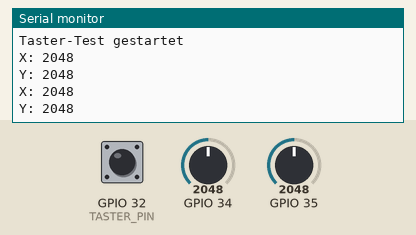
Bench run of a sketch on a simulated ESP32. Parts: the last lines printed to the serial monitor. The inputs (shaded band) are chosen by the test bench; at power-on: GPIO 32 (TASTER_PIN) HIGH, GPIO 34 = 2048, GPIO 35 = 2048.

Above: at 1.2 s.
1.3 s: GPIO 32 (TASTER_PIN) pulled LOW for 0.15 s
2.9 s: GPIO 32 (TASTER_PIN) pulled LOW for 3.2 s
At 4.01 s:
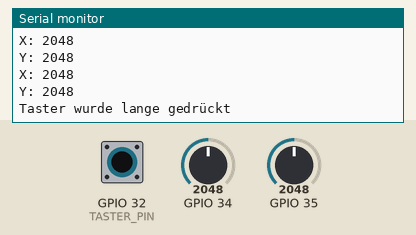
7.6 s: GPIO 34 set to 2866
At 8.4 s:
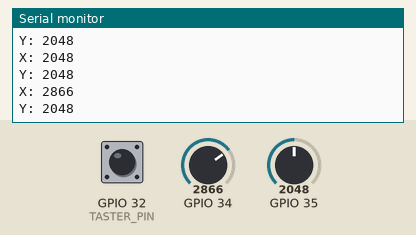
9.1 s: GPIO 35 set to 2866
At 9.9 s:
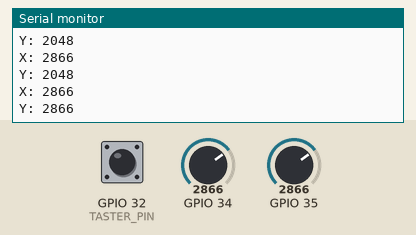
10.6 s: GPIO 34 set to 3603
At 10.6 s:
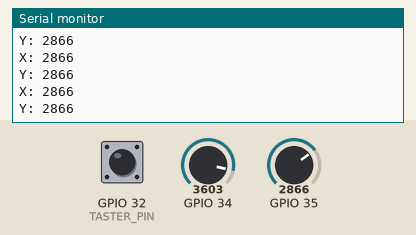
12.1 s: GPIO 35 set to 3603
At 12.1 s:
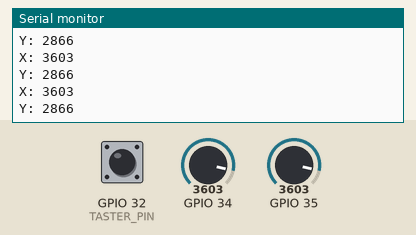
Timing chart, 0 to 14.6 s (numbered marks = the images above; inputs shaded):
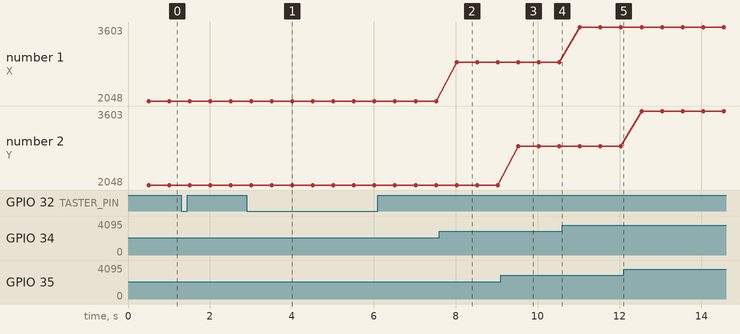

Measured:
- after the input at 2.9 s, the serial monitor: prints a new line after 1.0 s (image 1)
- after the input at 7.6 s, the serial monitor: prints a new line after 0.42 s (image 2)
- after the input at 9.1 s, the serial monitor: prints a new line after 0.43 s (image 3)
- plotted number 1: 2048 → 2866 after the input at 7.6 s, 2866 → 3603 after the input at 10.6 s

The sketch:

Taster.ino
```cpp
class EntprellterTaster {
private:
  int pin;
  int xpin;
  int xwert;
  int ypin;
  int ywert;
  bool entprellterZustand;
  unsigned long letzteAenderung;
  unsigned long druckBeginn;
  bool gedruecktGemeldet;                            // für nicht dauerhaft auslösung nachdem die bedingungen für den druck wahr sind
  static const unsigned long entprellZeit = 50;      // 50 ms Entprellzeit
  static const unsigned long langeDruckZeit = 1000;  // 1 Sekunde für langen Druck

public:
  EntprellterTaster(int tasterPin, int xpin, int ypin)                                                                                  //Konstruktor
    : pin(tasterPin), entprellterZustand(false), letzteAenderung(0), druckBeginn(0), gedruecktGemeldet(true), xpin(xpin), ypin(ypin) {  // setzt die default werte wie sonst standardmäßig untereinander
    pinMode(pin, INPUT_PULLUP);
  }

  void aktualisiere() {
    bool aktuellerZustand = !digitalRead(pin);  // Negation für negative Logik - ab hier positive logik
    unsigned long aktuelleZeit = millis();

    xwert = analogRead(xpin);
    ywert = analogRead(ypin);

    if (aktuellerZustand != entprellterZustand && (aktuelleZeit - letzteAenderung) > entprellZeit) {  // entprellen logik: nur bei zustandsänderung && prellzeit überschritten
      entprellterZustand = aktuellerZustand;                                                          // zustand aktualisieren (die änderung ist legitim - oben geprüft)
      letzteAenderung = aktuelleZeit;                                                                 // aktualisieren da geändert wurde

      if (entprellterZustand) {      // wenn der taster an is, dann
        druckBeginn = aktuelleZeit;  // is er seit jetzt an
        gedruecktGemeldet = false;   // und wir dürfen erneut melden
      }
    }
  }

  int getXwert() {
    return xwert;
  }

  int getYwert() {
    return ywert;
  }

  bool istGedrueckt() {
    return entprellterZustand;
  }

  bool wurdeGedrueckt() {
    if (!entprellterZustand && !gedruecktGemeldet) {  //erst wenn wieder losgelassen wird
      if (millis() - druckBeginn < langeDruckZeit) {
        gedruecktGemeldet = true;  // nur einmal melden (kommt in der bedingung ja auch vor)
        return true;
      }
    }  // else
    return false;
  }

  bool wurdeLangeGedrueckt() {
    if (entprellterZustand && !gedruecktGemeldet) {
      if (millis() - druckBeginn >= langeDruckZeit) {  // wie oben nur dass wir länger als langedruckzeit halten müssen
        gedruecktGemeldet = true;
        return true;
      }
    }
    return false;
  }
};  // sehr toll!

// Testprogramm
const int TASTER_PIN = 32;
const int xwert = 34;
const int ywert = 35;
unsigned long timer = 0;
int del = 500;
EntprellterTaster taster(TASTER_PIN, xwert, ywert);

void setup() {
  Serial.begin(9600);
  Serial.println("Taster-Test gestartet");
}

void loop() {
  taster.aktualisiere();

  if (taster.wurdeGedrueckt()) {
    Serial.println("Taster wurde kurz gedrückt");
  }

  if (taster.wurdeLangeGedrueckt()) {
    Serial.println("Taster wurde lange gedrückt");
  }
  if (millis() > timer + del) {
    Serial.print("X: ");
    Serial.println(taster.getXwert());
    Serial.print("Y: ");
    Serial.println(taster.getYwert());
    Serial.println();
    timer = millis();
  }
}
```
